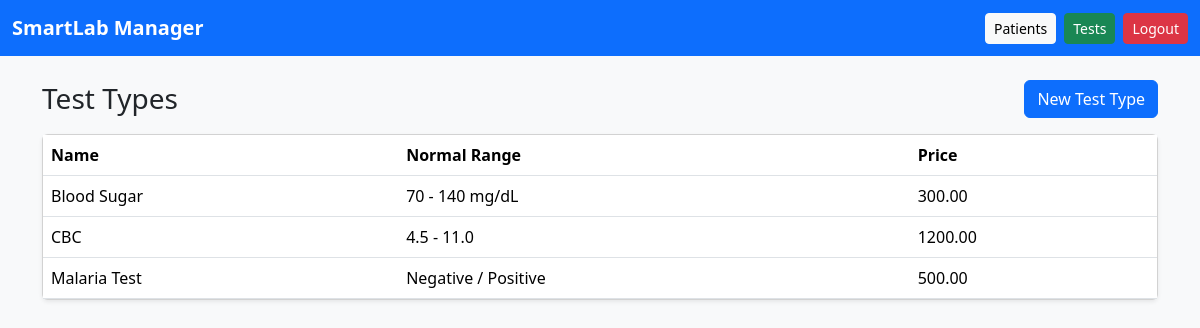
The page /tests/types/ (signed in) on the database its author committed.
### apps/tests/models.py (models this page shows, shortened)
class TestType(models.Model):
    name = models.CharField(max_length=100)
    description = models.TextField(blank=True, null=True)
    normal_range = models.CharField(max_length=100, blank=True, null=True)
    price = models.DecimalField(max_digits=10, decimal_places=2, default=0.00)
    class Meta:
        ordering = ['name']

### apps/tests/views.py (the view)
# urls.py: path('types/', views.test_type_list, name='type_list'),
@login_required
def test_type_list(request):
    test_types = TestType.objects.all()
    return render(request, 'tests/test_type_list.html', {'test_types': test_types})

### templates/tests/test_type_list.html
{% extends 'base.html' %}
{% block content %}
<div class="d-flex justify-content-between align-items-center mb-3">
    <h1 class="h3 mb-0">Test Types</h1>
    <a class="btn btn-primary" href="{% url 'tests:type_create' %}">New Test Type</a>
</div>
<div class="card shadow-sm">
    <div class="table-responsive">
        <table class="table mb-0">
            <thead><tr><th>Name</th><th>Normal Range</th><th>Price</th></tr></thead>
            <tbody>
                {% for item in test_types %}
                <tr><td>{{ item.name }}</td><td>{{ item.normal_range|default:'-' }}</td><td>{{ item.price }}</td></tr>
                {% empty %}
                <tr><td colspan="3" class="text-center text-muted py-4">No test types found.</td></tr>
                {% endfor %}
            </tbody>
        </table>
    </div>
</div>
{% endblock %}

### rows shown on the page
TestType: name "Blood Sugar", normal_range "70 - 140 mg/dL", price "300.00"
TestType: name "CBC", normal_range "4.5 - 11.0", price "1200.00"
TestType: name "Malaria Test", normal_range "Negative / Positive", price "500.00"
